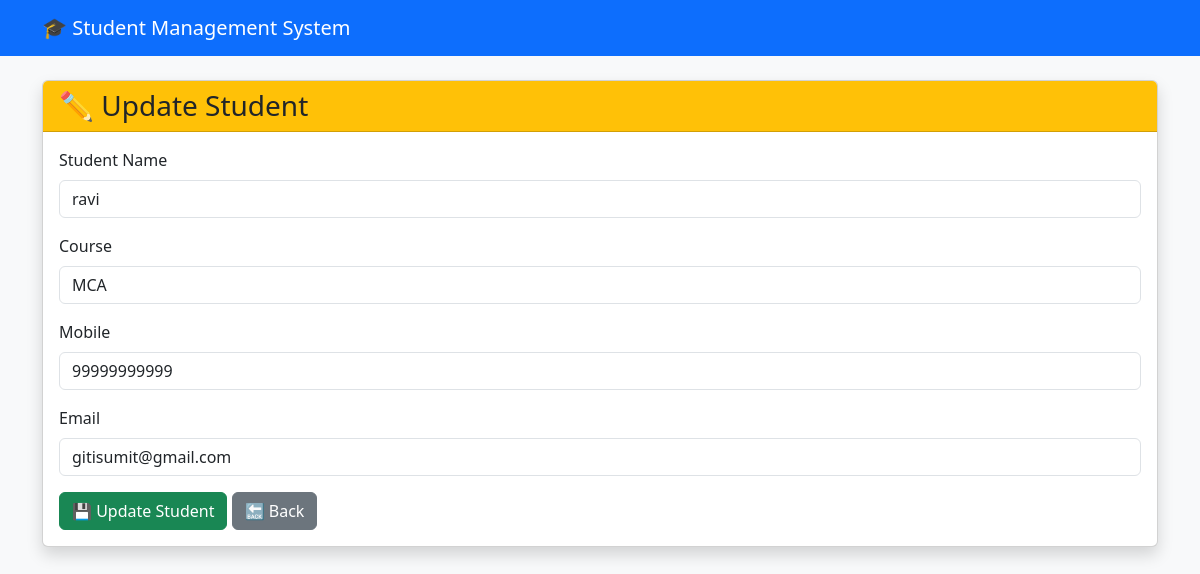
Page /update/4 on the committed database.
### tables this page shows
CREATE TABLE students (
        id INTEGER PRIMARY KEY AUTOINCREMENT,
        name TEXT NOT NULL,
        course TEXT NOT NULL,
        mobile TEXT NOT NULL,
        email TEXT NOT NULL
    );

### app.py (the view, shortened to what this page needs)
@app.route("/update/<int:id>", methods=["GET", "POST"])
def update_student(id):
    conn = sqlite3.connect("students.db")
    cursor = conn.cursor()
    cursor.execute(
        "SELECT * FROM students WHERE id=?",
        (id,)
    )
    student = cursor.fetchone()
    conn.close()
    return render_template(
        "update_student.html",
        student=student
    )

### templates/update_student.html
{% extends "base.html" %}
{% block content %}
<div class="card shadow">
    <div class="card-header bg-warning">
        <h3 class="mb-0">
            ✏️ Update Student
        </h3>
    </div>
    <div class="card-body">
        <form method="POST">
            <div class="mb-3">
                <label class="form-label">
                    Student Name
                </label>
                <input
                    type="text"
                    name="name"
                    class="form-control"
                    value="{{ student[1] }}"
                    required>
            </div>
            <div class="mb-3">
                <label class="form-label">
                    Course
                </label>
                <input
                    type="text"
                    name="course"
                    class="form-control"
                    value="{{ student[2] }}"
                    required>
            </div>
            <div class="mb-3">
                <label class="form-label">
                    Mobile
                </label>
                <input
                    type="text"
                    name="mobile"
                    class="form-control"
                    value="{{ student[3] }}"
                    required>
            </div>
            <div class="mb-3">
                <label class="form-label">
                    Email
                </label>
                <input
                    type="email"
                    name="email"
                    class="form-control"
                    value="{{ student[4] }}"
                    required>
            </div>
            <button type="submit" class="btn btn-success">
                💾 Update Student
            </button>
            <a href="/students" class="btn btn-secondary">
                🔙 Back
            </a>
        </form>
    </div>
</div>
{% endblock %}

### rows in the picture
students: name "ravi", course "MCA", mobile "99999999999", email "gitisumit@gmail.com"
